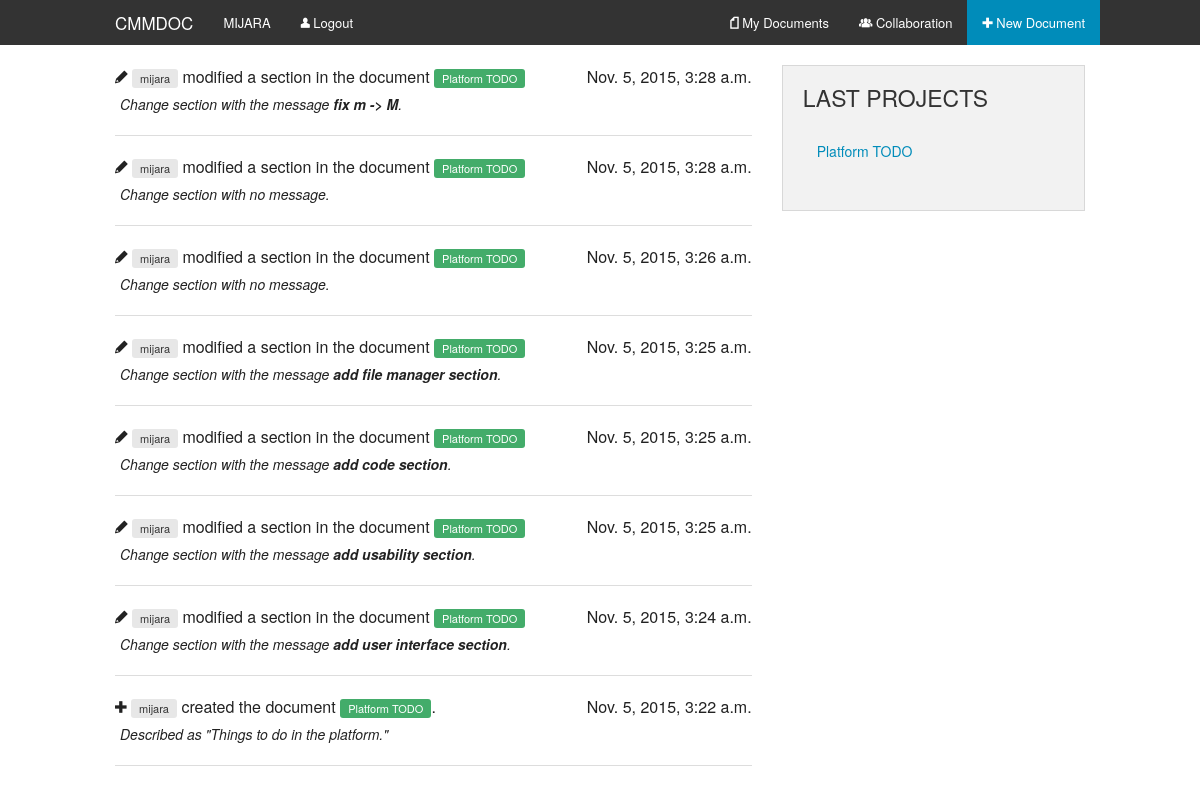
Page /dashboard/ (signed in) on the earlier database version.
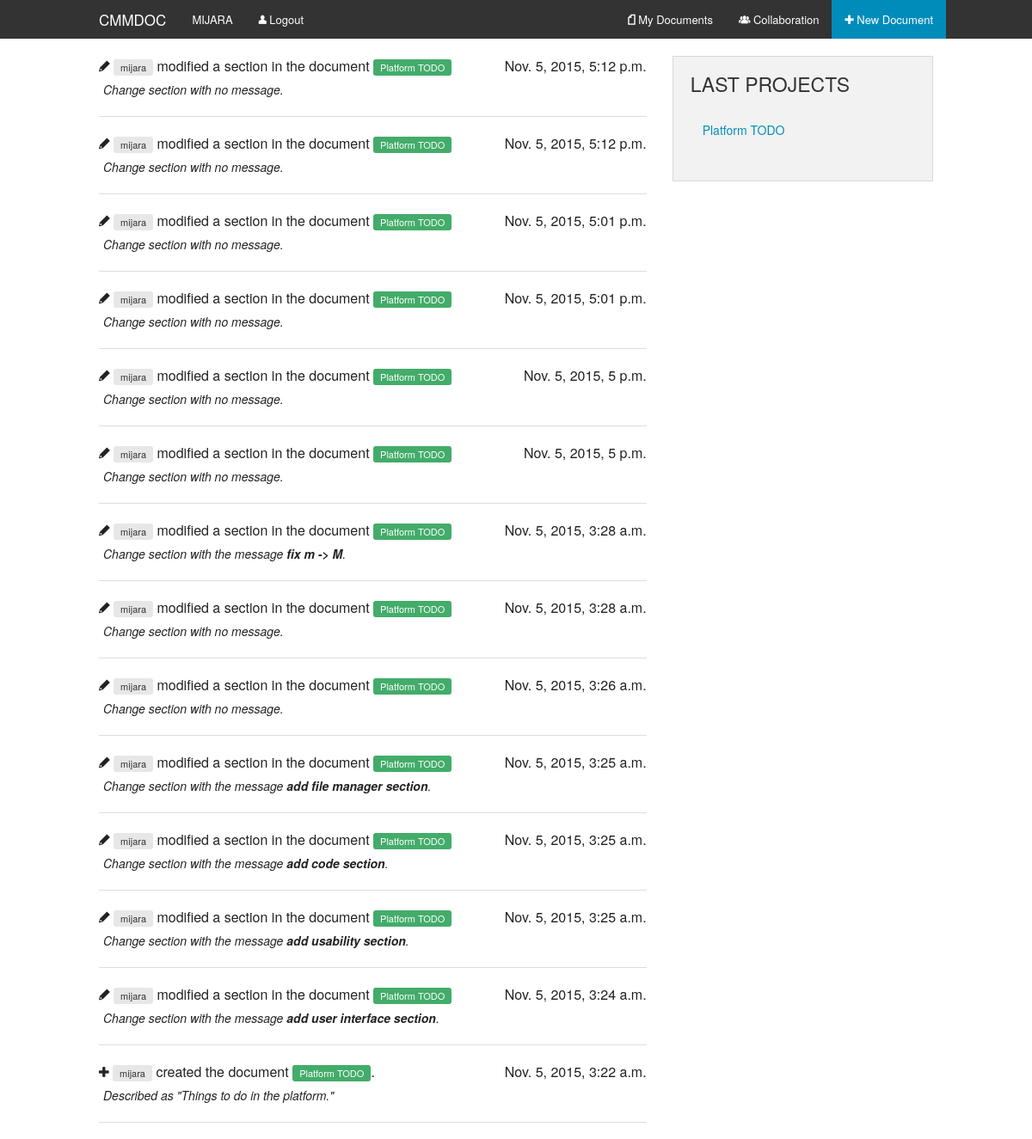
Same page on the later database version.
### edit/models.py (models this page shows, shortened)
class ChangeNotification(models.Model):
    document = models.ForeignKey(Document)
    section = models.ForeignKey(Section, null=True)
    modify_time = models.DateTimeField(auto_now_add=True)
    modifier = models.ForeignKey(User)
    message = models.CharField(max_length=255, null=True, blank=True)
    class Meta:
        ordering = ['-modify_time']

class Document(models.Model):
    title = models.CharField(max_length=256)
    description = models.CharField(max_length=256)
    create_time = models.DateTimeField(auto_now_add=True)
    last_modified = models.DateTimeField(auto_now=True)
    owner = models.ForeignKey(User, related_name='document_owner')
    users = models.ManyToManyField(User)

### dashboard/views.py (the view)
# urls.py: url(r'^', include('dashboard.urls', namespace='dashboard')),
@login_required(login_url=login)
def dashboard(request):
    documents = request.user.document_owner.get_queryset() | request.user.document_set.get_queryset()
    documents = documents.distinct().order_by('-last_modified')[:5]
    notifications = QuerySet(model=models.ChangeNotification)
    for document in documents:
        notifications |= document.changenotification_set.get_queryset()[:5]
    return render(request, 'dashboard/dashboard.html', {
        'documents': documents,
        'notifications': notifications.order_by('-modify_time').all()
    })

### cmdoc/templates/dashboard/dashboard.html
{% extends 'base.html' %}
{% block content %}
<div class="row">
    <div class="large-8 columns">
        {% include 'edit/notifications.html' %}
    </div>
    <div class="large-4 columns">
        <div class="panel">
            <h4 class="uppercase">Last projects</h4>
            <ul class="side-nav">
                {% for document in documents %}
                <li><a href="{% url 'edit:index' document.id %}">{{ document.title }}</a></li>
                {% endfor %}
            </ul>
        </div>
    </div>
</div>
{% endblock %}

### cmdoc/templates/base.html (shortened to what this page needs)
{% load staticfiles %}
<!doctype html>
<html class="no-js" lang="en">
<head>
    <link rel="stylesheet" href="{% static 'css/foundation.css' %}"/>
    <link rel="stylesheet" href="{% static 'icons/foundation-icons.css' %}"/>
    <link rel="stylesheet" href="{% static 'css/base.css' %}"/>
</head>
<body>
<div class="contain-to-grid sticky fixed">
    <nav class="top-bar" data-topbar role="navigation">
        <ul class="title-area">
            <li class="name">
                <h1><a href="{% url 'dashboard:dashboard' %}">CMMDOC</a></h1>
            </li>
        </ul>
        <section class="top-bar-section">
            <ul class="left">
                {% if not user.is_authenticated %}
                <li><a href="{% url 'dashboard:login' %}"><i class="step fi-torso size-14"></i> Login</a></li>
                {% else %}
                <li><a class="uppercase">{{ user.username }}</a></li>
                <li><a href="{% url 'dashboard:logout' %}"><i class="step fi-torso size-14"></i> Logout</a></li>
                {% endif %}
            </ul>
        {% if user.is_authenticated %}
            <ul class="right">
                <li><a href="{% url 'dashboard:documents' %}"><i class="step fi-page size-14"></i> My Documents</a></li>
                <li><a href="{% url 'dashboard:collaboration' %}"><i class="step fi-torsos-all size-14"></i> Collaboration</a></li>
                <li class="active"><a href="{% url 'edit:new' %}"><i class="fi-plus size-14"></i> New Document</a></li>
            </ul>
        {% endif %}
        </section>
    </nav>
</div>
{% block content %}
{% endblock %}
</body>
</html>

### cmdoc/templates/edit/notifications.html
{% for notification in notifications %}
    {% if notification.section %}
        <i class="fi-pencil"></i>
        <span class="label secondary radius">{{ notification.modifier.username }}</span> modified a section in the document
        <a class="label success radius"
           href="{% url 'edit:index' notification.document.id %}">{{ notification.document.title }}</a>
    {% else %}
        <i class="fi-plus"></i>
        <span class="label secondary radius">{{ notification.modifier.username }}</span> created the document
        <a class="label success radius"
           href="{% url 'edit:index' notification.document.id %}">{{ notification.document.title }}</a>.
    {% endif %}
    <span class="right">{{ notification.modify_time }}</span>
    <div class="change-message">
        {% if notification.section %}
            {% if notification.message %}
                Change section with the message <strong>{{ notification.message }}</strong>.
            {% else %}
                Change section with no message.
            {% endif %}
        {% else %}
            Described as "{{ notification.document.description }}"
        {% endif %}
    </div>
    <hr/>
{% endfor %}

### static/css/base.css (style rules this page uses)
.size-14 { font-size: 14px; }
.uppercase { text-transform: uppercase !important; }
.change-message { margin: 5px; font-size: 14px; font-style: italic; }

Differences in the rows shown:
added ChangeNotification: modifier.username "mijara", document "Platform TODO", modify_time "Nov. 5, 2015, 5:12 p.m.", message "Change section with no message."
added ChangeNotification: modifier.username "mijara", document "Platform TODO", modify_time "Nov. 5, 2015, 5:12 p.m.", message "Change section with no message."
added ChangeNotification: modifier.username "mijara", document "Platform TODO", modify_time "Nov. 5, 2015, 5:01 p.m.", message "Change section with no message."
added ChangeNotification: modifier.username "mijara", document "Platform TODO", modify_time "Nov. 5, 2015, 5:01 p.m.", message "Change section with no message."
added ChangeNotification: modifier.username "mijara", document "Platform TODO", modify_time "Nov. 5, 2015, 5 p.m.", message "Change section with no message."
added ChangeNotification: modifier.username "mijara", document "Platform TODO", modify_time "Nov. 5, 2015, 5 p.m.", message "Change section with no message."
